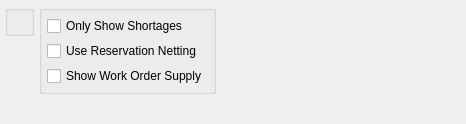
<?xml version="1.0" encoding="UTF-8"?>
<ui version="4.0">
 <comment>This file is part of the xTuple ERP: PostBooks Edition, a free and
open source Enterprise Resource Planning software suite,
Copyright (c) 1999-2011 by OpenMFG LLC, d/b/a xTuple.
It is licensed to you under the Common Public Attribution License
version 1.0, the full text of which (including xTuple-specific Exhibits)
is available at www.xtuple.com/CPAL.  By using this software, you agree
to be bound by its terms.</comment>
 <class>dspInventoryAvailabilityByCustomerType</class>
 <widget class="QWidget" name="dspInventoryAvailabilityByCustomerType">
  <property name="geometry">
   <rect>
    <x>0</x>
    <y>0</y>
    <width>466</width>
    <height>124</height>
   </rect>
  </property>
  <property name="windowTitle">
   <string>Inventory Availability by Customer Type</string>
  </property>
  <layout class="QHBoxLayout" name="horizontalLayout">
   <item>
    <layout class="QVBoxLayout" name="verticalLayout_3">
     <item>
      <widget class="ParameterGroup" name="_custtype">
       <property name="focusPolicy">
        <enum>Qt::StrongFocus</enum>
       </property>
       <property name="fixedSize">
        <bool>false</bool>
       </property>
      </widget>
     </item>
     <item>
      <spacer name="verticalSpacer">
       <property name="orientation">
        <enum>Qt::Vertical</enum>
       </property>
       <property name="sizeHint" stdset="0">
        <size>
         <width>20</width>
         <height>0</height>
        </size>
       </property>
      </spacer>
     </item>
    </layout>
   </item>
   <item>
    <layout class="QVBoxLayout" name="verticalLayout_2">
     <item>
      <widget class="QGroupBox" name="_optionsGroup">
       <property name="title">
        <string/>
       </property>
       <layout class="QVBoxLayout" name="verticalLayout">
        <item>
         <widget class="XCheckBox" name="_onlyShowShortages">
          <property name="text">
           <string>Only Show Shortages</string>
          </property>
         </widget>
        </item>
        <item>
         <widget class="XCheckBox" name="_useReservationNetting">
          <property name="text">
           <string>Use Reservation Netting</string>
          </property>
         </widget>
        </item>
        <item>
         <widget class="XCheckBox" name="_showWoSupply">
          <property name="text">
           <string>Show Work Order Supply</string>
          </property>
         </widget>
        </item>
       </layout>
      </widget>
     </item>
     <item>
      <spacer>
       <property name="orientation">
        <enum>Qt::Vertical</enum>
       </property>
       <property name="sizeHint" stdset="0">
        <size>
         <width>20</width>
         <height>0</height>
        </size>
       </property>
      </spacer>
     </item>
    </layout>
   </item>
   <item>
    <spacer>
     <property name="orientation">
      <enum>Qt::Horizontal</enum>
     </property>
     <property name="sizeHint" stdset="0">
      <size>
       <width>2</width>
       <height>20</height>
      </size>
     </property>
    </spacer>
   </item>
  </layout>
 </widget>
 <layoutdefault spacing="5" margin="5"/>
 <pixmapfunction>qPixmapFromMimeSource</pixmapfunction>
 <customwidgets>
  <customwidget>
   <class>ParameterGroup</class>
   <extends>QGroupBox</extends>
   <header>parametergroup.h</header>
  </customwidget>
  <customwidget>
   <class>XCheckBox</class>
   <extends>QCheckBox</extends>
   <header>xcheckbox.h</header>
  </customwidget>
 </customwidgets>
 <tabstops>
  <tabstop>_custtype</tabstop>
  <tabstop>_onlyShowShortages</tabstop>
  <tabstop>_useReservationNetting</tabstop>
  <tabstop>_showWoSupply</tabstop>
 </tabstops>
 <resources/>
 <connections/>
</ui>
